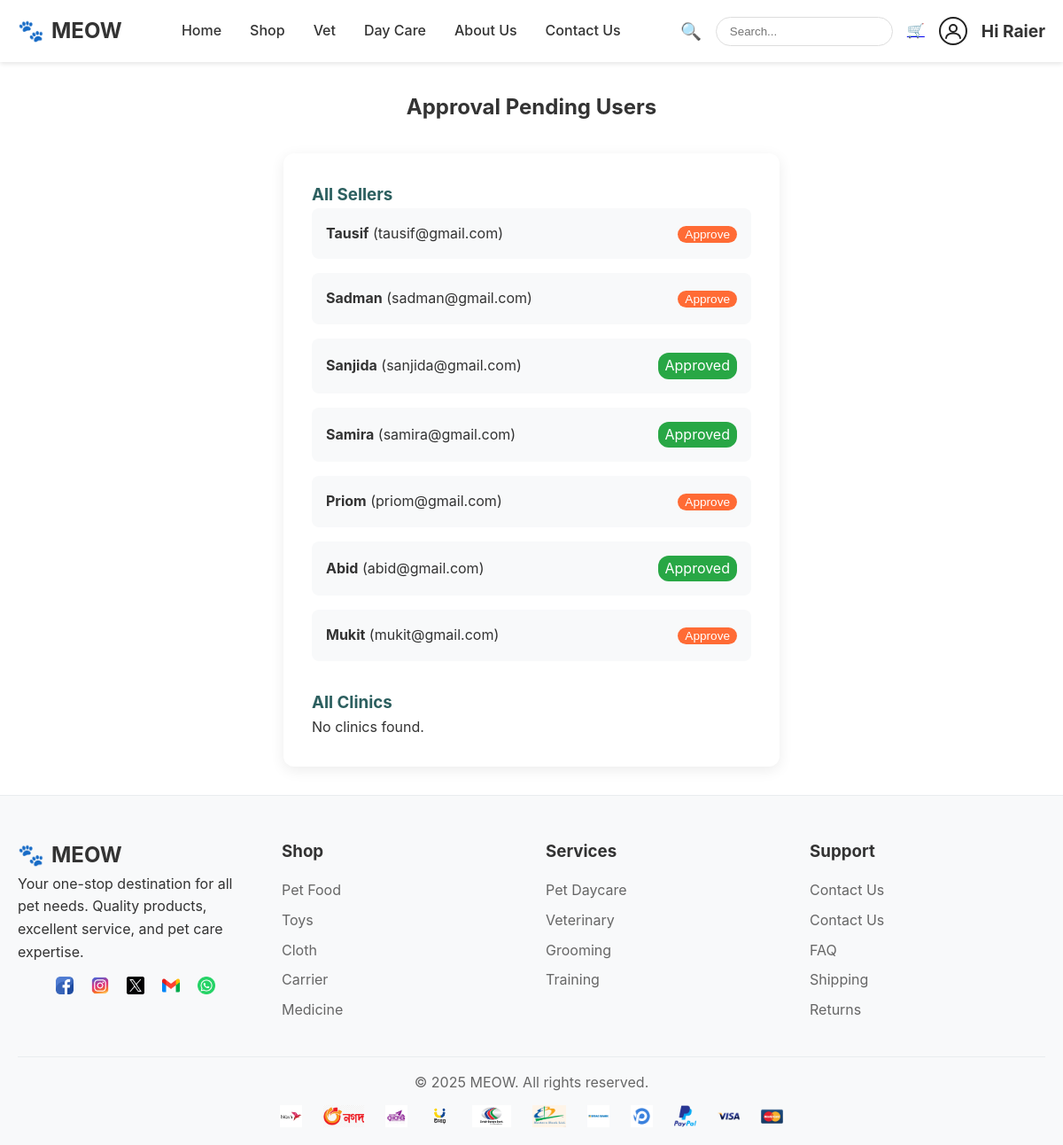
Before: /users/approval-pending/ (signed in) with the older database file.
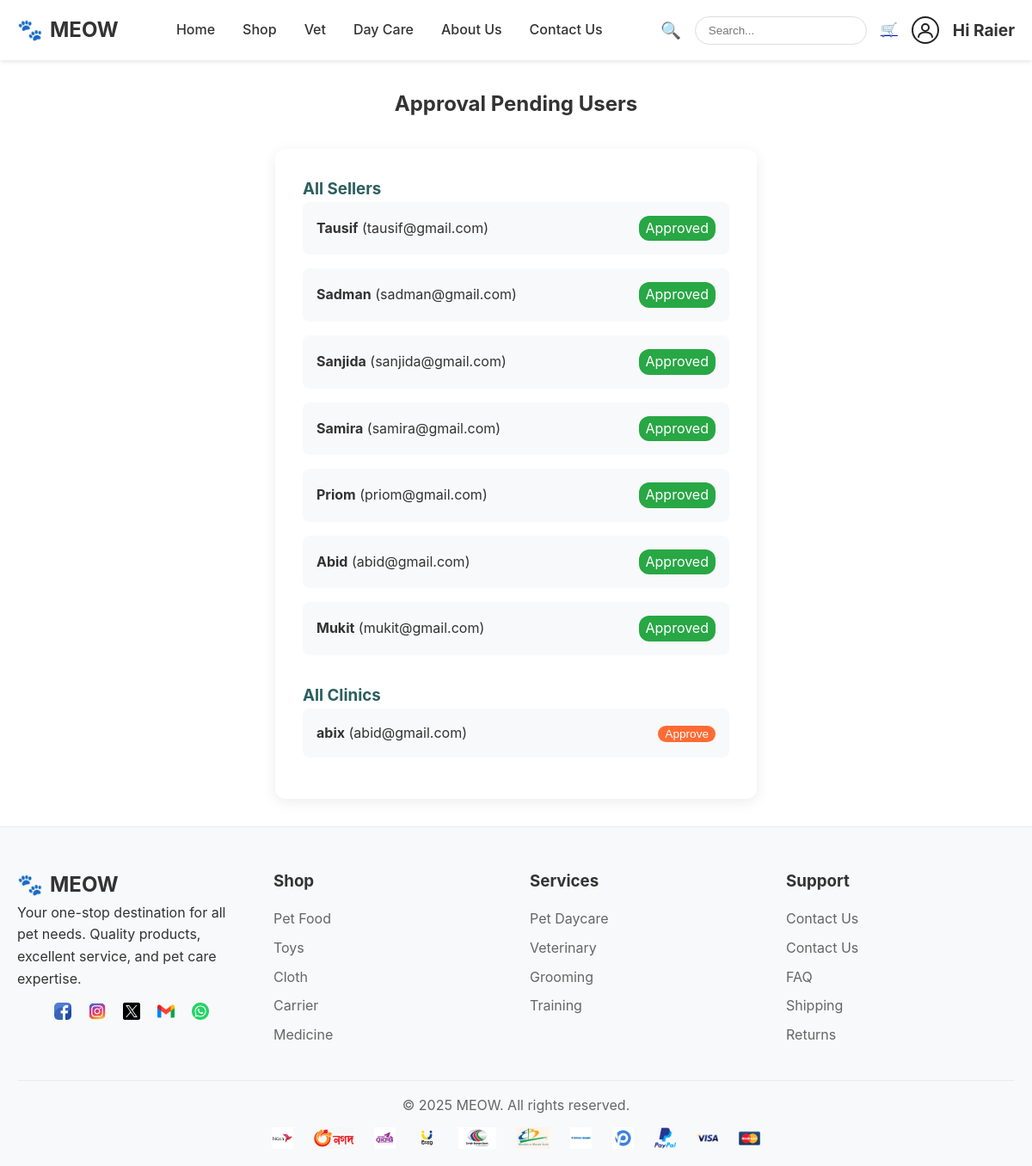
After: the same page with the newer database file.
### users/models.py (models this page shows, shortened)
class CustomUser(AbstractUser):
    user_type = models.CharField(max_length=10, choices=USER_TYPE_CHOICES, default='user')
    is_seller = models.BooleanField(default=False)
    is_clinic = models.BooleanField(default=False)
    is_approved = models.BooleanField(default=False)
    photo = models.ImageField(upload_to='profile_photos/', blank=True, null=True)

### users/views.py (the view, shortened to what this page needs)
# urls.py: path('approval-pending/', views.approval_pending, name='approval_pending'),
@login_required
def approval_pending(request):
    User = get_user_model()
    seller_users = User.objects.filter(is_seller=True)
    clinic_users = User.objects.filter(is_clinic=True)
    return render(request, 'users/approval_pending.html', {
        'seller_users': seller_users,
        'clinic_users': clinic_users,
    })

### shop/context_processors.py (called while the page is built)
def cart_context(request):
    cart = request.session.get('cart', {})
    if isinstance(cart, list):
        cart_count = len(cart)
    else:
        cart_count = sum(cart.values()) if cart else 0
    return {
        'cart_count': cart_count
    }

### templates/users/approval_pending.html (shortened to what this page needs)
{% extends 'base.html' %}
{% block content %}
<div style="max-width:600px;margin:2rem auto;padding:0 20px;">
    <h2 style="text-align:center;margin-bottom:2rem;">Approval Pending Users</h2>
    <div style="background:#fff;border-radius:12px;box-shadow:0 4px 16px rgba(0,0,0,0.08);padding:2rem;">
        <h3 style="color:#2c5f5f;">All Sellers</h3>
        {% if seller_users %}
            <ul style="list-style:none;padding:0;">
            {% for user in seller_users %}
                <li style="margin-bottom:1rem;padding:1rem;background:#f8f9fa;border-radius:8px;display:flex;justify-content:space-between;align-items:center;">
                    <span><strong>{{ user.get_full_name|default:user.username }}</strong> ({{ user.email }})</span>
                    {% if user.is_approved %}
                        <span style="background:#28a745;color:#fff;padding:2px 8px;border-radius:12px;">Approved</span>
                    {% else %}
                        <form method="post" style="margin:0;display:inline;">
                            <button type="submit" name="approve_seller_id" value="{{ user.id }}" style="background:#ff6b35;color:#fff;padding:2px 8px;border:none;border-radius:12px;font-size:0.85rem;cursor:pointer;">Approve</button>
                        </form>
                    {% endif %}
                </li>
            {% endfor %}
            </ul>
        {% else %}
            <p>No sellers found.</p>
        {% endif %}
        <h3 style="color:#2c5f5f;margin-top:2rem;">All Clinics</h3>
        {% if clinic_users %}
            <ul style="list-style:none;padding:0;">
            {% for user in clinic_users %}
                <li style="margin-bottom:1rem;padding:1rem;background:#f8f9fa;border-radius:8px;display:flex;justify-content:space-between;align-items:center;">
                    <span><strong>{{ user.get_full_name|default:user.username }}</strong> ({{ user.email }})</span>
                    {% if user.is_approved %}
                        <span style="background:#28a745;color:#fff;padding:2px 8px;border-radius:12px;">Approved</span>
                    {% else %}
                        <form method="post" style="margin:0;display:inline;">
                            <button type="submit" name="approve_clinic_id" value="{{ user.id }}" style="background:#ff6b35;color:#fff;padding:2px 8px;border:none;border-radius:12px;font-size:0.85rem;cursor:pointer;">Approve</button>
                        </form>
                    {% endif %}
                </li>
            {% endfor %}
            </ul>
        {% else %}
            <p>No clinics found.</p>
        {% endif %}
    </div>
</div>
{% endblock %}

Changed rows visible on the page:
changed CustomUser "Tausif": is_approved "Approve" → "Approved"
changed CustomUser "Sadman": is_approved "Approve" → "Approved"
changed CustomUser "Priom": is_approved "Approve" → "Approved"
changed CustomUser "Mukit": is_approved "Approve" → "Approved"
added CustomUser: get_full_name "abix", email "abid@gmail.com", {{ user.id }} 24 (drawn), shown under "All Clinics"
Other visible differences:
text no longer shown: "No clinics found."
